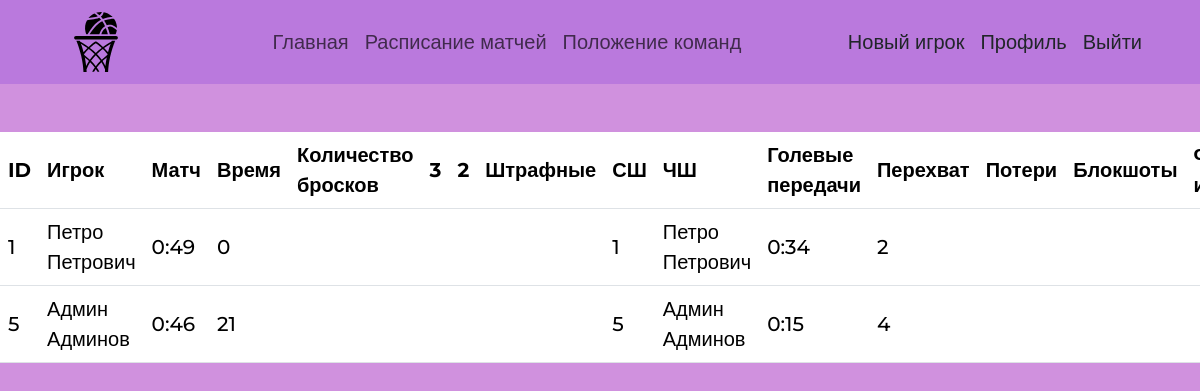
The app's page /teams/2/ (signed in) with its own data.
### players/models.py (models this page shows, shortened)
class MatchStatistics(models.Model):
    player = models.ForeignKey(Player, verbose_name="Игрок", on_delete=models.CASCADE, null=True, blank=True)
    match = models.ForeignKey(Match, verbose_name="Матч", on_delete=models.CASCADE, null=True, blank=True)
    time_played = models.TimeField("Время", default="00:00:00", validators=[validate_time_range], null=True, blank=True)
    throw_count = models.PositiveIntegerField("Количество бросков", default=0, null=True, blank=True)
    goal_three_count = models.PositiveIntegerField("3", default=0, null=True, blank=True)
    goal_two_count = models.PositiveIntegerField("2", default=0, null=True, blank=True)
    goal_penalty_count = models.PositiveIntegerField("Штрафные", default=0, null=True, blank=True)
    rebound_home = models.PositiveIntegerField("СШ", default=0, null=True, blank=True)
    rebound_away = models.PositiveIntegerField("ЧШ", default=0, null=True, blank=True)
    assist = models.PositiveIntegerField("Голевые передачи", default=0, null=True, blank=True)
    interception = models.PositiveIntegerField("Перехват", default=0, null=True, blank=True)
    loss = models.PositiveIntegerField("Потери", default=0, null=True, blank=True)
    block_shot = models.PositiveIntegerField("Блокшоты", default=0, null=True, blank=True)
    fouls_player = models.PositiveIntegerField("Фолы игрока", default=0, null=True, blank=True)
    fouls_opponent = models.PositiveIntegerField("Фолы соперника", default=0, null=True, blank=True)

class Player(models.Model):
    user = models.OneToOneField(User, on_delete=models.CASCADE)
    team = models.ForeignKey(Team, on_delete=models.CASCADE)
    number = models.IntegerField("Номер", null=True, blank=True)
    height = models.FloatField("Рост", null=True, blank=True)
    weight = models.FloatField("Вес", null=True, blank=True)
    birth_date = models.DateField("Дата рождения", null=True, blank=True)
    position = models.CharField("Позиция", max_length=50, null=True, blank=True)

### accounts/models.py (models this page shows, shortened)
class CustomUser(AbstractUser):
    username = models.CharField("Имя пользователя", max_length=64, unique=True, null=True, blank=True)
    email = models.EmailField("Почта", unique=True, null=True, blank=True)
    phone_number = PhoneNumberField("Телефон", unique=True, null=True, blank=True)
    profile_image = models.ImageField(upload_to="profile_pics/", blank=True, null=True)
    USERNAME_FIELD = "username"
    REQUIRED_FIELDS = ["email"]
    objects = CustomUserManager()
    class Meta:
        verbose_name = "Пользователь"
        verbose_name_plural = "Пользователи"

### players/views.py (the view)
# urls.py: path('teams/<int:team_id>/', views.team_detail, name='team_detail'),
def team_detail(request, team_id):
    team = get_object_or_404(Team, pk=team_id)
    players = Player.objects.filter(team=team)
    statistic = MatchStatistics.objects.filter(player__team=team)
    return render(request, "players/team_detail.html", {
        "team": team, "players": players, "statistic": statistic, "sf": statistic.model._meta.get_fields() + ()
    })

### templates/players/team_detail.html (shortened to what this page needs)
{% extends 'base.html' %}
{% load static %}
{% block content %}
  <div class="overflow-x-auto my-5">
    <table class="table my-0 overlay table-hover container-fluid">
      <thead>
      <tr>
        {% for i in sf %}
          <th scope="col" class="align-middle">{{ i.verbose_name }}</th>
        {% endfor %}
      </tr>
      </thead>
      <tbody>
      {% for player in players %}
        <tr>
          {% for stat in player.matchstatistics_set.all %}
            <td class="align-middle">
              {{ stat.player.number }}
            </td>
            <td class="align-middle">
              {{ stat.player.user.get_full_name }}
            </td>
            <td class="align-middle">
              {{ stat.time_played }}
            </td>
            <td class="align-middle">
              {{ stat.throw_count }}
            </td>
            <td class="align-middle">
            </td>
            <td class="align-middle">
            </td>
            <td class="align-middle">
            </td>
            <td class="align-middle">
            </td>
          {% endfor %}
        </tr>
      {% endfor %}
      </tbody>
    </table>
  </div>
{% endblock %}

### static/css/style.css (style rules this page uses)
* { margin: 0; padding: 0; }
html, body { width: 100%; min-height: 100vh; }
body { background-color: #d091de; font-family: 'Montserrat', sans-serif; font-size: 20px; font-weight: 500; }
.overlay, .nav-pills .nav-link.active { background-color: #c98ce5; }

### records on screen
MatchStatistics: player.number "1", player.user.get_full_name "Петро Петрович", time_played "0:49", throw_count "0"
MatchStatistics: player.number "1", player.user.get_full_name "Петро Петрович", time_played "0:34", throw_count "2"
MatchStatistics: player.number "5", player.user.get_full_name "Админ Админов", time_played "0:46", throw_count "21"
MatchStatistics: player.number "5", player.user.get_full_name "Админ Админов", time_played "0:15", throw_count "4"

### other values on screen
{{ i.verbose_name }} "ID" "Игрок" "Матч" "Время" "Количество бросков" "3" "2" "Штрафные" "СШ" "ЧШ" "Голевые передачи" "Перехват" "Потери" "Блокшоты"
